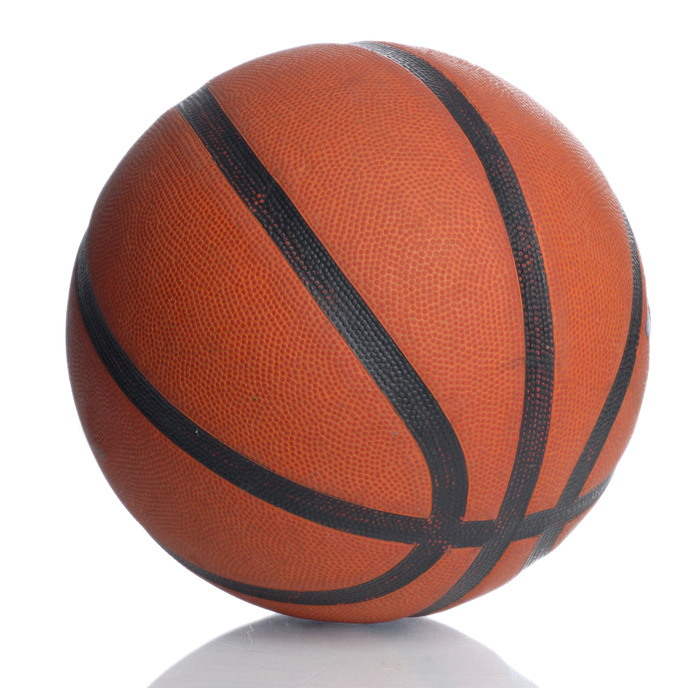
#> input picture 1.4.5/1.4.5/basketball.JPG, 698 x 688 px
$ python figure.py
#> lines starting #> are read from the running program, lines starting #| are printed output that depends on the picture
import matplotlib
matplotlib.use('Agg')
import matplotlib.pyplot as plt
import os.path
import numpy as np      # 'as' lets us use standard abbreviations

'''Read the image data'''
# Get the directory of this python script
directory = os.path.dirname(os.path.abspath(__file__))
# Build an absolute filename from directory + filename
filename = os.path.join(directory, 'basketball.JPG')
filename2 = os.path.join(directory, 'basketball.png')
# Read the image data into an array
img = plt.imread(filename)
#> img is the input picture: shape (688, 698, 3); mean R, G, B 192.4, 153.5, 144.4
img2 = plt.imread(filename2)
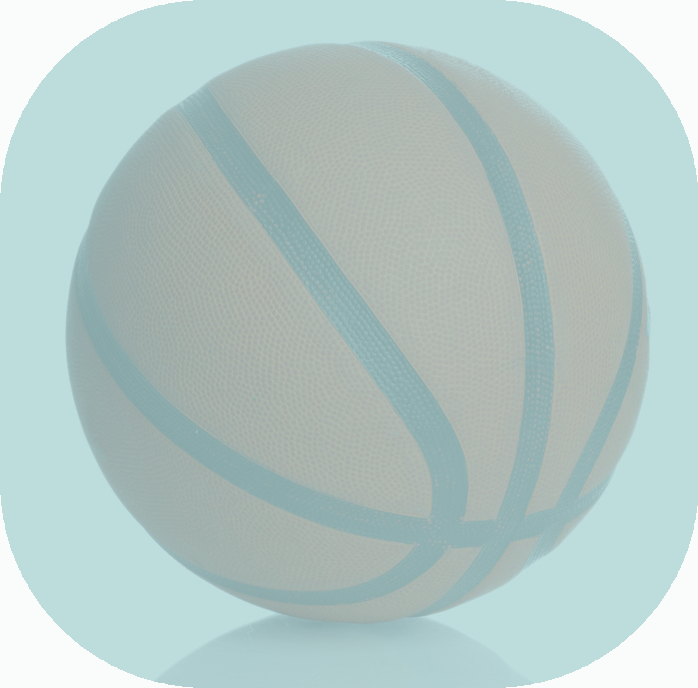
#> input picture 1.4.5/1.4.5/basketball.png, 698 x 688 px
#> img2 is the input picture: shape (688, 698, 4) float32; mean R, G, B, A 0.32, 0.515, 0.498, 0.449

'''Show the image data'''
# Create figure with 1 subplot
fig, ax = plt.subplots(1, 2)
# Show the image data in a subplot
ax[0].imshow(img, interpolation='none')
ax[0].set_title("Original Image")
ax[1].imshow(img2, interpolation='none')
ax[1].set_title("Modified Image")
# Saves the figure
fig.savefig('basketball.join.png')
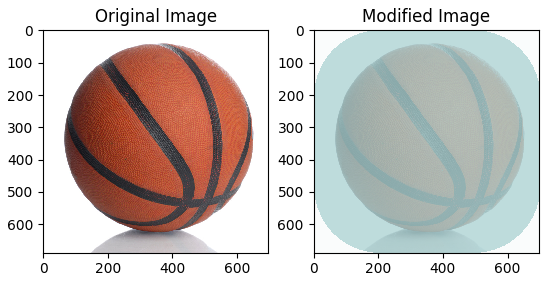
#> figure drawn by matplotlib, 2 panels
